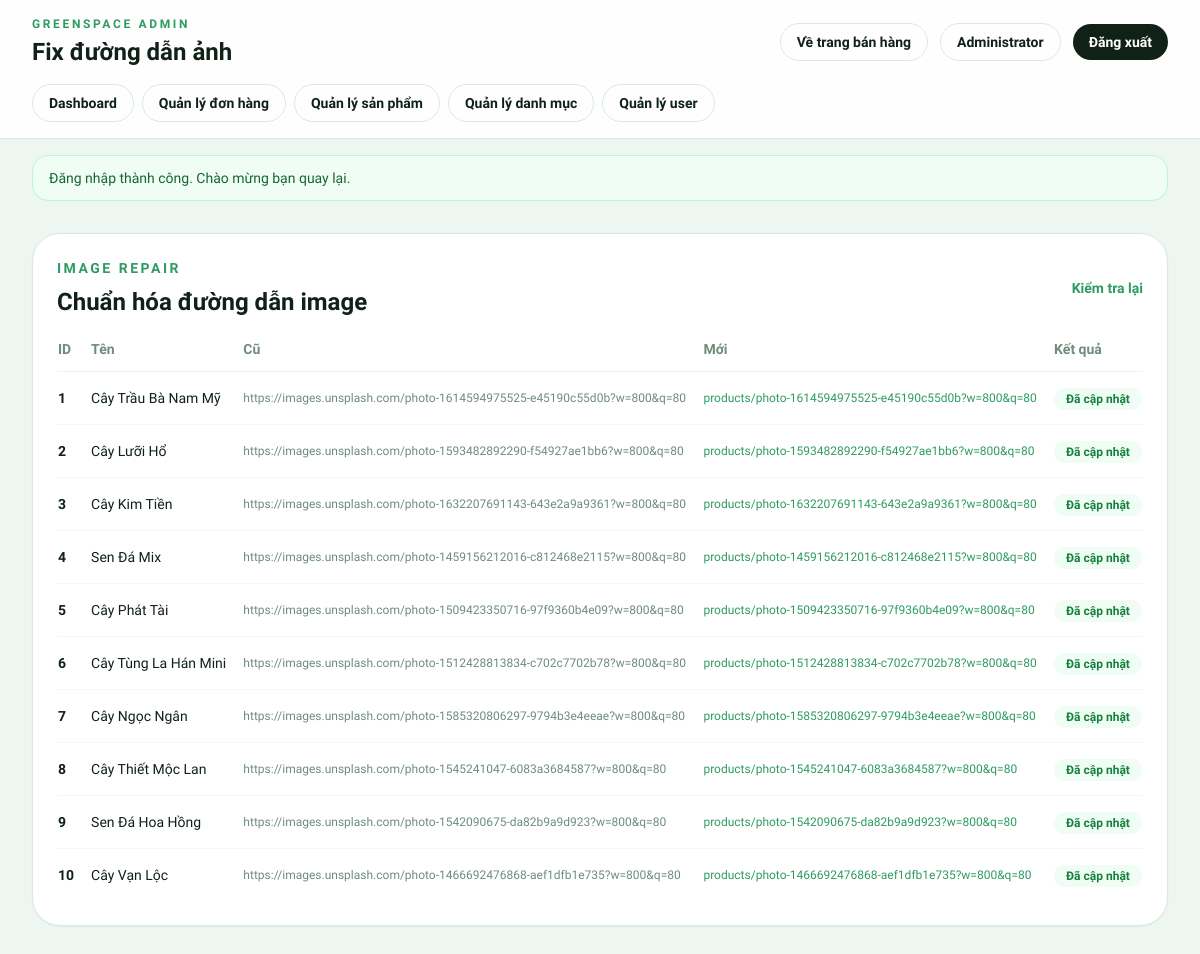
/admin/fix_images.php (signed in), run on the app's committed database.
### tables this page shows
CREATE TABLE products (
    id INT AUTO_INCREMENT PRIMARY KEY,
    category_id INT NOT NULL,
    name VARCHAR(200) NOT NULL,
    slug VARCHAR(200) NOT NULL UNIQUE,
    description TEXT DEFAULT NULL,
    price DECIMAL(10, 2) NOT NULL,
    sale_price DECIMAL(10, 2) DEFAULT NULL,
    stock INT NOT NULL DEFAULT 0,
    image VARCHAR(255) DEFAULT NULL,
    images TEXT DEFAULT NULL,  
    size VARCHAR(50) DEFAULT NULL,
    care_level ENUM('easy', 'medium', 'hard') NOT NULL DEFAULT 'medium',
    light_requirement ENUM('low', 'medium', 'high') NOT NULL DEFAULT 'medium',
    water_requirement ENUM('low', 'medium', 'high') NOT NULL DEFAULT 'medium',
    featured TINYINT(1) NOT NULL DEFAULT 0,
    status ENUM('active', 'inactive') NOT NULL DEFAULT 'active',
    views INT NOT NULL DEFAULT 0,
    created_at TIMESTAMP DEFAULT CURRENT_TIMESTAMP,
    updated_at TIMESTAMP DEFAULT CURRENT_TIMESTAMP ON UPDATE CURRENT_TIMESTAMP,
    CONSTRAINT fk_products_category
        FOREIGN KEY (category_id) REFERENCES categories(id) ON DELETE CASCADE,
    INDEX idx_products_category_id (category_id),
    INDEX idx_products_status (status),
    INDEX idx_products_featured (featured),
    INDEX idx_products_price (price),
    INDEX idx_products_stock (stock)
);

### helpers/functions.php (called while the page is built, shortened)
<?php
function clean(string|array $data): string|array {
    return htmlspecialchars(trim($data), ENT_QUOTES, 'UTF-8');
}
function is_admin(): bool {
    return isset($_SESSION['user_role']) && $_SESSION['user_role'] === 'admin';
}
function admin_permission_catalog(): array {
    return [
        'admin.full_access' => [
            'label' => 'Toàn quyền quản trị',
            'description' => 'Truy cập toàn bộ module quản trị mà không cần chọn riêng từng quyền.',
        ],
        'orders.manage' => [
            'label' => 'Quản lý đơn hàng',
            'description' => 'Xem đơn, cập nhật trạng thái và duyệt thanh toán mô phỏng.',
        ],
        'products.manage' => [
            'label' => 'Quản lý sản phẩm',
            'description' => 'Tạo, sửa, ẩn/hiện sản phẩm và quản lý luôn ảnh sản phẩm trong cùng màn hình.',
        ],
        'categories.manage' => [
            'label' => 'Quản lý danh mục',
            'description' => 'Tạo và chỉnh sửa cây danh mục sản phẩm.',
        ],
        'users.manage' => [
            'label' => 'Quản lý tài khoản',
            'description' => 'Phân quyền, khóa/mở và cập nhật tài khoản người dùng.',
        ],
    ];
}
function normalize_admin_permissions(mixed $permissions): array {
    $allowed = array_keys(admin_permission_catalog());
    $normalized = [];
    foreach ($permissions as $permission) {
        $permission = trim((string)$permission);
        $normalized[] = $permission;
    }
    return $normalized;
}
function admin_has_full_access(?array $user = null): bool {
    $user ??= get_user();
    return in_array('admin.full_access', normalize_admin_permissions($user['admin_permissions'] ?? []), true);
}
function admin_has_permission(string $permission): bool {
    if (admin_has_full_access()) {
        return true;
    }
    return in_array($permission, get_admin_permissions(), true);
}
function get_user(): ?array {
    return $_SESSION['user_data'] ?? null;
}
function get_user_name(): ?string {
    $user = get_user();
    if (!empty($user['full_name'])) {
        return $user['full_name'];
    }
    return $user['username'] ?? null;
}
function get_flash(): ?array {
    if (isset($_SESSION['flash'])) {
        $flash = $_SESSION['flash'];
        return $flash;
    }
    return null;
}

### public/admin/fix_images.php (the view, shortened to what this page needs)
<?php
require_once __DIR__ . '/bootstrap.php';
$db = new Database();
$conn = $db->getConnection();
$stmt = $conn->query("SELECT id, name, image FROM products");
$products = $stmt->fetchAll(PDO::FETCH_ASSOC);
$results = [];
foreach ($products as $product) {
    $oldPath = (string)($product['image'] ?? '');
    $newPath = str_replace('"', '', $oldPath);
    $newPath = basename($newPath);
    if ($newPath !== '' && strpos($newPath, 'products/') !== 0) {
        $newPath = 'products/' . $newPath;
    }
    try {
        $results[] = [
            'id' => $product['id'],
            'name' => $product['name'],
            'old' => $oldPath,
            'new' => $newPath,
            'status' => 'success',
        ];
    } catch (Throwable $e) {
        $results[] = [
            'id' => $product['id'],
            'name' => $product['name'],
            'old' => $oldPath,
            'new' => $newPath,
            'status' => 'error',
            'error' => $e->getMessage(),
        ];
    }
}
render_admin_header('Fix đường dẫn ảnh');
?>
<div class="rounded-[1.75rem] border border-[#d9e9de] bg-white p-6 shadow-sm">
    <div class="mb-5 flex items-center justify-between gap-3">
        <div>
            <p class="text-sm font-semibold uppercase tracking-[0.18em] text-[#2e9b63]">Image repair</p>
            <h2 class="mt-2 text-2xl font-extrabold text-[#102118]">Chuẩn hóa đường dẫn image</h2>
        </div>
        <a href="check_images.php" class="text-sm font-semibold text-[#2e9b63] hover:text-[#22784d]">Kiểm tra lại</a>
    </div>
    <div class="overflow-x-auto">
        <table class="min-w-full text-sm">
            <thead>
                <tr class="border-b border-[#edf4ef] text-left text-[#6e8d7b]">
                    <th class="pb-3 pr-4 font-semibold">ID</th>
                    <th class="pb-3 pr-4 font-semibold">Tên</th>
                    <th class="pb-3 pr-4 font-semibold">Cũ</th>
                    <th class="pb-3 pr-4 font-semibold">Mới</th>
                    <th class="pb-3 font-semibold">Kết quả</th>
                </tr>
            </thead>
            <tbody>
                <?php foreach ($results as $result): ?>
                    <tr class="border-b border-[#f4f8f5] last:border-b-0">
                        <td class="py-4 pr-4 font-semibold text-[#102118]"><?= (int)$result['id'] ?></td>
                        <td class="py-4 pr-4 text-[#102118]"><?= clean($result['name']) ?></td>
                        <td class="py-4 pr-4 text-xs text-[#6e8d7b]"><?= clean($result['old']) ?></td>
                        <td class="py-4 pr-4 text-xs text-[#2e9b63]"><?= clean($result['new']) ?></td>
                        <td class="py-4">
                            <?php if ($result['status'] === 'success'): ?>
                                <span class="rounded-full bg-green-50 px-3 py-1 text-xs font-semibold text-green-700">Đã cập nhật</span>
                            <?php else: ?>
                                <span class="rounded-full bg-red-50 px-3 py-1 text-xs font-semibold text-red-700"><?= clean($result['error'] ?? 'Lỗi') ?></span>
                            <?php endif; ?>
                        </td>
                    </tr>
                <?php endforeach; ?>
            </tbody>
        </table>
    </div>
</div>
<?php render_admin_footer(); ?>

### public/admin/bootstrap.php (shortened to what this page needs)
<?php
function admin_nav_items(): array {
    return [
        'dashboard.php' => ['label' => 'Dashboard'],
        'orders.php' => ['label' => 'Quản lý đơn hàng', 'permission' => 'orders.manage'],
        'products.php' => ['label' => 'Quản lý sản phẩm', 'permission' => 'products.manage'],
        'categories.php' => ['label' => 'Quản lý danh mục', 'permission' => 'categories.manage'],
        'users.php' => ['label' => 'Quản lý user', 'permission' => 'users.manage'],
    ];
}
function visible_admin_nav_items(): array {
    $items = [];
    foreach (admin_nav_items() as $file => $meta) {
        $permission = $meta['permission'] ?? null;
        $items[$file] = $meta['label'];
    }
    return $items;
}
function render_admin_header(string $title): void {
    $flash = get_flash();
    $adminName = get_user_name() ?? 'Admin';
    $currentPage = basename((string)parse_url($_SERVER['REQUEST_URI'] ?? '', PHP_URL_PATH));
    ?>
    <!DOCTYPE html>
    <html lang="vi">
    <head>
        <script src="https://cdn.tailwindcss.com?plugins=forms"></script>
    </head>
    <body class="min-h-screen bg-[#eef6f1] font-['Plus_Jakarta_Sans'] text-[#102118]">
        <div class="min-h-screen">
            <header class="border-b border-[#d9e9de] bg-white/90 backdrop-blur">
                <div class="mx-auto max-w-7xl px-4 py-4 sm:px-6 lg:px-8">
                    <div class="flex flex-col gap-4 lg:flex-row lg:items-center lg:justify-between">
                        <div>
                            <p class="text-xs font-semibold uppercase tracking-[0.22em] text-[#2e9b63]">GreenSpace Admin</p>
                            <h1 class="mt-1 text-2xl font-extrabold"><?= clean($title) ?></h1>
                        </div>
                        <div class="flex flex-wrap items-center gap-3">
                            <a href="../home.php" class="inline-flex items-center rounded-full border border-[#d9e9de] px-4 py-2 text-sm font-semibold text-[#102118] transition-colors hover:border-[#2e9b63] hover:text-[#2e9b63]">
                                Về trang bán hàng
                            </a>
                            <a href="../profile.php" class="inline-flex items-center rounded-full border border-[#d9e9de] px-4 py-2 text-sm font-semibold text-[#102118] transition-colors hover:border-[#2e9b63] hover:text-[#2e9b63]">
                                <?= clean($adminName) ?>
                            </a>
                            <form action="../logout.php" method="POST">
                                <button type="submit" class="inline-flex items-center rounded-full bg-[#102118] px-4 py-2 text-sm font-semibold text-white transition-colors hover:bg-[#1f3b2d]">
                                    Đăng xuất
                                </button>
                            </form>
                        </div>
                    </div>
                    <nav class="mt-4 flex flex-wrap gap-2">
                        <?php foreach (visible_admin_nav_items() as $file => $label): ?>
                            <a
                                href="<?= clean($file) ?>"
                                class="inline-flex items-center rounded-full px-4 py-2 text-sm font-semibold transition-colors <?= $currentPage === $file ? 'bg-[#102118] text-white' : 'border border-[#d9e9de] text-[#102118] hover:border-[#2e9b63] hover:text-[#2e9b63]' ?>"
                            >
                                <?= clean($label) ?>
                            </a>
                        <?php endforeach; ?>
                    </nav>
                </div>
            </header>
            <?php if ($flash): ?>
                <div class="mx-auto max-w-7xl px-4 pt-4 sm:px-6 lg:px-8">
                    <div class="rounded-2xl border px-4 py-3 text-sm font-medium <?= ($flash['type'] ?? '') === 'success' ? 'border-green-200 bg-green-50 text-green-800' : 'border-red-200 bg-red-50 text-red-800' ?>">
                        <?= clean($flash['message'] ?? '') ?>
                    </div>
                </div>
            <?php endif; ?>
            <main class="mx-auto max-w-7xl px-4 py-8 sm:px-6 lg:px-8">
    <?php
}
function render_admin_footer(): void {
    ?>
            </main>
        </div>
    </body>
    </html>
    <?php
}

### data on the page
products: id "1", name "Cây Trầu Bà Nam Mỹ", image "https://images.unsplash.com/photo-1614594975525-e45190c55d0b?w=800&q=80", new "products/photo-1614594975525-e45190c55d0b?w=800&q=80"
products: id "2", name "Cây Lưỡi Hổ", image "https://images.unsplash.com/photo-1593482892290-f54927ae1bb6?w=800&q=80", new "products/photo-1593482892290-f54927ae1bb6?w=800&q=80"
products: id "3", name "Cây Kim Tiền", image "https://images.unsplash.com/photo-1632207691143-643e2a9a9361?w=800&q=80", new "products/photo-1632207691143-643e2a9a9361?w=800&q=80"
products: id "4", name "Sen Đá Mix", image "https://images.unsplash.com/photo-1459156212016-c812468e2115?w=800&q=80", new "products/photo-1459156212016-c812468e2115?w=800&q=80"
products: id "5", name "Cây Phát Tài", image "https://images.unsplash.com/photo-1509423350716-97f9360b4e09?w=800&q=80", new "products/photo-1509423350716-97f9360b4e09?w=800&q=80"
products: id "6", name "Cây Tùng La Hán Mini", image "https://images.unsplash.com/photo-1512428813834-c702c7702b78?w=800&q=80", new "products/photo-1512428813834-c702c7702b78?w=800&q=80"
products: id "7", name "Cây Ngọc Ngân", image "https://images.unsplash.com/photo-1585320806297-9794b3e4eeae?w=800&q=80", new "products/photo-1585320806297-9794b3e4eeae?w=800&q=80"
products: id "8", name "Cây Thiết Mộc Lan", image "https://images.unsplash.com/photo-1545241047-6083a3684587?w=800&q=80", new "products/photo-1545241047-6083a3684587?w=800&q=80"
products: id "9", name "Sen Đá Hoa Hồng", image "https://images.unsplash.com/photo-1542090675-da82b9a9d923?w=800&q=80", new "products/photo-1542090675-da82b9a9d923?w=800&q=80"
products: id "10", name "Cây Vạn Lộc", image "https://images.unsplash.com/photo-1466692476868-aef1dfb1e735?w=800&q=80", new "products/photo-1466692476868-aef1dfb1e735?w=800&q=80"

### other printed values
$title "Fix đường dẫn ảnh"
$adminName "Administrator"
$label "Dashboard"
$label "Quản lý đơn hàng"
$label "Quản lý sản phẩm"
$label "Quản lý danh mục"
$label "Quản lý user"
$flash['message'] "Đăng nhập thành công. Chào mừng bạn quay lại."
